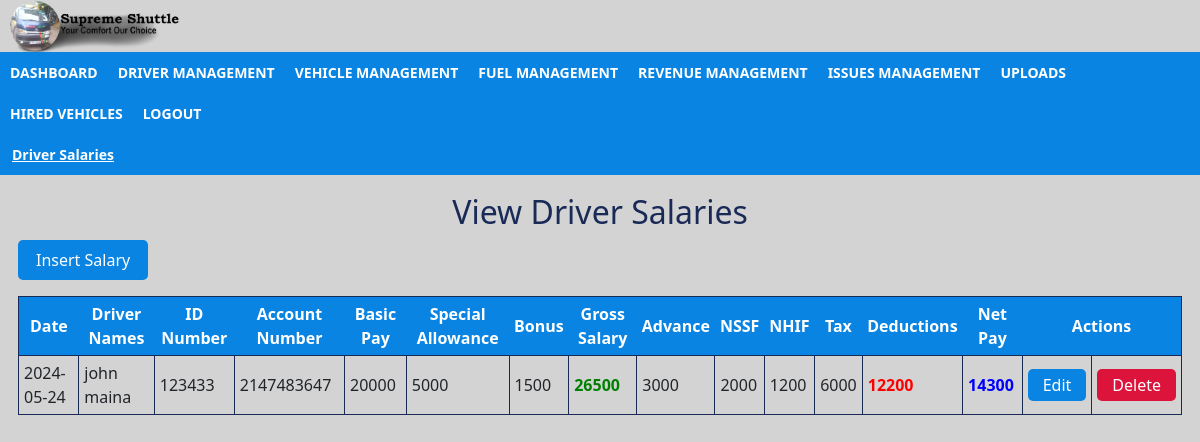
Page /view_salaries.php on the committed database.
### tables this page shows
CREATE TABLE `salary` (
  `id` int(10) NOT NULL,
  `date` date NOT NULL,
  `driver_names` varchar(100) NOT NULL,
  `id_number` int(100) NOT NULL,
  `account_number` int(100) NOT NULL,
  `basic_pay` int(100) NOT NULL,
  `special_allowance` int(100) NOT NULL,
  `bonus` int(100) NOT NULL,
  `gross_salary` int(100) NOT NULL,
  `advance` int(100) NOT NULL,
  `NSSF` int(100) NOT NULL,
  `NHIF` int(100) NOT NULL,
  `tax` int(100) NOT NULL,
  `deductions` int(100) NOT NULL,
  `net_pay` int(100) NOT NULL
);

### view_salaries.php (the view, shortened to what this page needs)
<!doctype html>
<html lang="en">
  <head>
    <link href="https://cdn.jsdelivr.net/npm/bootstrap@5.2.3/dist/css/bootstrap.min.css" rel="stylesheet">
    <link rel="stylesheet" href="/style.css">
  </head>
        <body>
              <div class="header">
                    <a href="#.php"><img src="/images/supremeshuttlelogo.png"></a>
              </div>
              <div class="topnav" id="myTopnav">
                      <a href="dashboard_admin.php"> DASHBOARD</a>
                      <a href="view_driver.php">DRIVER MANAGEMENT</a>
                      <a href="view_vehicle.php">VEHICLE MANAGEMENT</a>
                      <a href="view_fuel.php"> FUEL MANAGEMENT</a>
                      <a href="view_revenue.php">REVENUE MANAGEMENT</a>
                      <a href="view_issues.php">ISSUES MANAGEMENT</a>
                      <a href="upload_form.php">UPLOADS</a>
                      <a href="view_hired_vehicles.php"> HIRED VEHICLES</a>
                      <a href="index.php">LOGOUT</a>
              </div>
              <div class="secnav">
                      <a href="#.html">Driver Salaries</a>
                      <a href="#.php"> </a>
                      <a href="#.php"></a>
                      <a href="#.php"></a>
                      <a href="#.php"> </a>
              </div>
                    <?php
                        include 'config.php';
                        $select="SELECT*FROM salary";
                        $select_q=mysqli_query($con,$select);
                        $data=mysqli_num_rows($select_q);
                    ?>
              <div class="table">
                    <h2>View Driver Salaries</h2>
                    <p><a href="insert_salaries.php">Insert Salary </a></p>
                    <table>
                        <tr>
                            <th> Date</th>
                            <th>Driver Names</th>
                            <th> ID Number</th>
                            <th>Account Number</th>
                            <th>Basic Pay</th>
                            <th>Special Allowance</th>
                            <th>Bonus</th>
                            <th>Gross Salary</th>
                            <th>Advance</th>
                            <th>NSSF</th>
                            <th>NHIF</th>
                            <th>Tax</th>
                            <th>Deductions</th>
                            <th>Net Pay</th>
                            <th colspan="2">Actions</th>
                        </tr>
                            <?php
                                if($data){
                                    while ($row=mysqli_fetch_array($select_q)){
                            ?>
                        <tr>
                            <td><?php echo $row['date'] ?></td>
                            <td><?php echo $row['driver_names'] ?></td>
                            <td><?php echo $row['id_number'] ?></td>
                            <td><?php echo $row['account_number'] ?></td>
                            <td><?php echo $row['basic_pay'] ?></td>
                            <td><?php echo $row['special_allowance'] ?></td>
                            <td><?php echo $row['bonus'] ?></td>
                            <td style= "font-weight:bold; color:green;"><?php echo $row['gross_salary'] ?></td>
                            <td><?php echo $row['advance'] ?></td>
                            <td><?php echo $row['NSSF'] ?></td>
                            <td><?php echo $row['NHIF'] ?></td>
                            <td><?php echo $row['tax'] ?></td>
                            <td style= "font-weight:bold; color:red;"><?php echo $row['deductions'] ?></td>
                            <td style= "font-weight:bold; color:blue;"><?php echo $row['net_pay'] ?></td>
                            <td><a href="edit_salaries.php?id=<?php echo $row['id'] ?> " style="background-color: #0984e3;color: white; padding: 5px 15px; text-align: center; text-decoration: none; border-radius: 5px;"; >Edit</td>
                            <td><a onclick="return confirm('Are you sure you want to delete?')" href="delete_salaries.php?id=<?php echo $row['id'] ?>" style="background-color: crimson;color: white; padding: 5px 15px; text-align: center; text-decoration: none; border-radius: 5px;"; >Delete</td>
                        </tr>
                            <?php
                                  }
                                  }
                              ?>
                    </table>
                </div>
        </body>
</html>

### style.css (style rules this page uses)
* { box-sizing: border-box; }
body { background-color:lightgrey; margin:0; padding: 0; }
.header img { padding: 0px 0px; display:inline-block; padding-left: 10px; margin-left: auto; margin-right: auto; width: 15%; }
.topnav { overflow:hidden; background-color:#0984e3; position:static; top: 0px; width: 100%; }
.topnav a { float: left; display: block; color: white; text-align: center; padding: 10px 10px; text-decoration: none; font-size: 14px; font-weight:bolder; }
.secnav { overflow:hidden; background-color:#0984e3; position:static; top: 0px; width: 100%; }
.secnav a { float: left; display: block; color: white; text-align: center; padding: 10px 12px; text-decoration:underline; font-size: 14px; font-weight:bold; }
img { display: block; margin-left: auto; margin-right: auto; }
body { background-color:lightgrey; }
.table { padding: 18px; }
.table th { padding: 5px; text-align: center; background-color:#0984e3; color: white; }
.table h2 { color: #192a56 ; text-align: center; }
.table td, tr { border: solid #192a56 1px; padding: 5px; }
p a { background-color:#0984e3; color: white; padding: 8px 18px; text-align: center; text-decoration: none; display: inline-block; border-radius: 5px; }

### rows in the picture
salary: date "2024-05-24", driver_names "john maina", id_number "123433", account_number "2147483647", basic_pay "20000", special_allowance "5000", bonus "1500", gross_salary "26500", advance "3000", NSSF "2000", NHIF "1200", tax "6000", deductions "12200", net_pay "14300"
